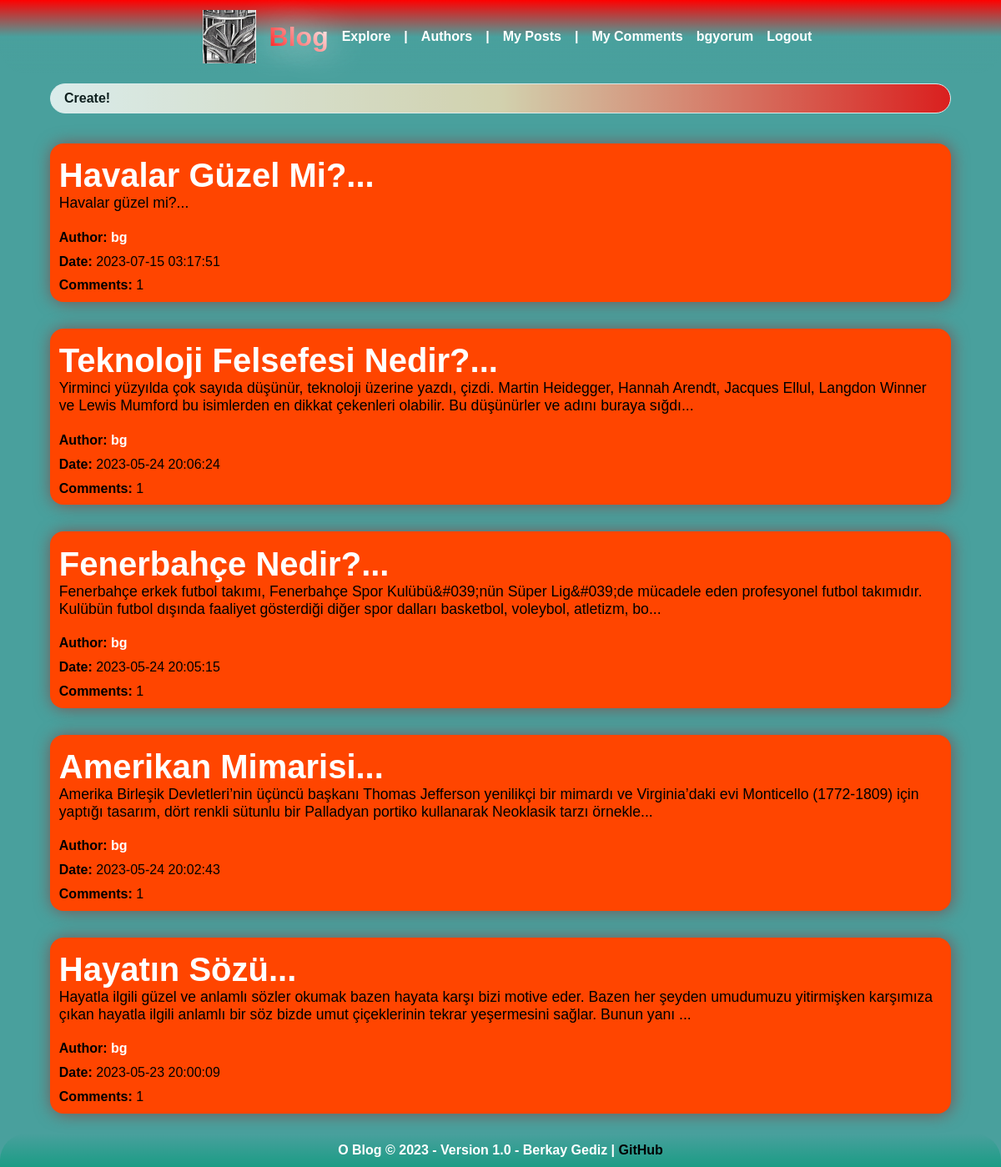
The app's page /index.php (signed in) with its own data.
### tables this page shows
CREATE TABLE `post` (
  `id` int(11) NOT NULL,
  `title` varchar(200) NOT NULL,
  `text` text NOT NULL,
  `authorid` int(11) NOT NULL,
  `categoryid` int(11) NOT NULL,
  `date` timestamp NOT NULL DEFAULT current_timestamp() ON UPDATE current_timestamp()
);

CREATE TABLE `author` (
  `id` int(11) NOT NULL,
  `username` varchar(50) NOT NULL,
  `email` varchar(100) NOT NULL,
  `password` varchar(100) NOT NULL,
  `isadmin` tinyint(1) NOT NULL DEFAULT 0,
  `regdate` timestamp NOT NULL DEFAULT current_timestamp() ON UPDATE current_timestamp()
);

### index.php (the view, shortened to what this page needs)
<!DOCTYPE html>
<html lang="en">
<head>
    <?php
    include("connect.php");
    ?>
    <link rel="stylesheet" href="css/style.css">
</head>
<body>
    <header>
        <div class="navbar-icon">
            <a href="index.php" style="text-decoration: none; display: flex; align-items: center;">
                <img src="img/o_favicon.png">
                <h1>Blog</h1>
            </a>
        </div>
        <?php
        include("nav.php");
        ?>
    </header>
    <main>
        <?php
        if (isset($_SESSION["loggedin"]) && $_SESSION["loggedin"] == true) {
            $posts = mysqli_query($checkdb, "SELECT * FROM post ORDER BY date DESC");
            $authors = mysqli_query($checkdb, "SELECT * FROM post INNER JOIN author ON post.authorid = author.id ORDER BY date DESC");
            if (mysqli_num_rows($posts) > 0) {
                echo "<a href='create.php' id='create-link'>Create!</a><br><br>";
                while ($post = mysqli_fetch_assoc($posts)) {
                    $postId = mysqli_real_escape_string($checkdb, $post["id"]);
                    $comments = mysqli_query($checkdb, "SELECT * FROM post INNER JOIN comment ON post.id = comment.postid WHERE post.id = '$postId' ORDER BY post.date DESC");
                    $commentCount = mysqli_num_rows($comments);
                    $author = mysqli_fetch_assoc($authors);
                    $username = htmlspecialchars($author["username"]);
                    echo "<div id='post'>";
                    echo "<div id='title'><a href='post.php?id=" . $postId . "'>" . substr(htmlspecialchars($post["title"]), 0, 60) . "...</a></div>";
                    echo "<div id='text'>" . substr(htmlspecialchars($post["text"]), 0, 250) . "...</div>";
                    echo "<div style='padding-left:1%;padding-bottom:1%;'><b>Author:</b> <a href='profile.php?username=" . $username . "'>" . $username . "</a></div>";
                    echo "<div style='padding-left:1%;padding-bottom:1%;'><b>Date:</b> " . htmlspecialchars($post["date"]) . "<br>";
                    echo "</div><div style='padding-left:1%;padding-bottom:1%;'><b>Comments:</b> " . $commentCount . "</div>";
                    echo "</div>";
                }
            } else {
                echo "<a href='create.php' id='create-link'>Create!</a><br><br>";
                echo "No posts yet.";
            }
        } else {
            echo "<div style='background-color:#3F3F3F; opacity:0.93; box-shadow:0 0 25px black; padding: 2% 3% 2% 3%; border-radius: 2rem;'><h1>Welcome!</h1><br>";
            echo "<p>Welcome to O Blog. Here you can create posts, make comments, and read posts from other users.</p></div>";
        }
        ?>
    </main>
    <?php
    include("footer.php");
    ?>
</body>
</html>

### assets/css/style.css (style rules this page uses)
body { padding: 0; margin: 0; background-color: #49a09d; display: flex; flex-direction: column; align-items: center; font-family: Arial, Helvetica, sans-serif; color: white; }
header { z-index: 999; display: flex; justify-content: center; align-items: center; width: 100%; height: 11vh; background: linear-gradient(360deg, transparent, #49a09d, red); border-bottom-left-radius: 2rem; border-bottom-right-radius: 2rem; max-height: auto; max-width: auto; position: fixed; }
header img { height: 8vh; max-height: auto; max-width: auto; }
main { z-index: 998; width: 90%; margin-top: 12.5vh; justify-content: center; align-items: center; background-color: transparent; text-align: left; margin-bottom: 4vh; }
a { text-decoration: none; color: white; font-weight: bold; }
.navbar-icon { display: flex; align-items: center; margin-left: 1rem; }
.navbar-icon img { height: 8vh; max-height: auto; max-width: auto; }
.navbar-icon h1 { text-shadow: 0 0 45px white; font-weight: bold; background: -webkit-linear-gradient(45deg, red, #ffffff); -webkit-background-clip: text; background-clip: text; -webkit-text-fill-color: transparent; margin-left: 1rem; }
#create-link { display: flex; padding: 1vh 2vh; border: 1px solid white; border-radius: 3em; background: linear-gradient(90deg, white, wheat, red); color: black; opacity: 0.8; font-size: 1rem; transition: all 0.5s ease-in-out; }
#post { color: black; border-radius: 1rem; background-color: orangered; padding-top: 1.5%; transition: color 0.3s ease-in-out; box-shadow: 0.1vw 0.1vh 1.2rem rgb(122, 86, 86); margin-bottom: 4vh; }
#title { padding-left: 1%; color: black; font-weight: bolder; font-size: 2.5rem; }
#text { padding-left: 1%; padding-right: 1%; font-size: 1.1rem; padding-bottom: 2%; word-wrap: break-word; }
h1 { background: -webkit-linear-gradient(45deg, goldenrod, #ffffff); -webkit-background-clip: text; background-clip: text; -webkit-text-fill-color: transparent; }

### records on screen
post: title "Havalar Güzel Mi?", text "Havalar güzel mi?", authorid.username "bg", date "2023-07-15 03:17:51", commentCount "1"
post: title "Teknoloji Felsefesi Nedir?", text "Yirminci yüzyılda çok sayıda düşünür, teknoloji üzerine yazdı, çizdi. Martin Heidegger, Hannah Arendt, Jacques Ellul, Langdon Winner ve Lewis Mumford bu isimlerden en dikkat çekenleri olabilir. Bu düşünürler ve adını buraya sığdı", authorid.username "bg", date "2023-05-24 20:06:24", commentCount "1"
post: title "Fenerbahçe Nedir?", text "Fenerbahçe erkek futbol takımı, Fenerbahçe Spor Kulübü&#039;nün Süper Lig&#039;de mücadele eden profesyonel futbol takımıdır. Kulübün futbol dışında faaliyet gösterdiği diğer spor dalları basketbol, voleybol, atletizm, bo", authorid.username "bg", date "2023-05-24 20:05:15", commentCount "1"
post: title "Amerikan Mimarisi", text "Amerika Birleşik Devletleri’nin üçüncü başkanı Thomas Jefferson yenilikçi bir mimardı ve Virginia’daki evi Monticello (1772-1809) için yaptığı tasarım, dört renkli sütunlu bir Palladyan portiko kullanarak Neoklasik tarzı örnekle", authorid.username "bg", date "2023-05-24 20:02:43", commentCount "1"
post: title "Hayatın Sözü", text "Hayatla ilgili güzel ve anlamlı sözler okumak bazen hayata karşı bizi motive eder. Bazen her şeyden umudumuzu yitirmişken karşımıza çıkan hayatla ilgili anlamlı bir söz bizde umut çiçeklerinin tekrar yeşermesini sağlar. Bunun yanı", authorid.username "bg", date "2023-05-23 20:00:09", commentCount "1"

### other values on screen
$_SESSION["username"] "bgyorum"
